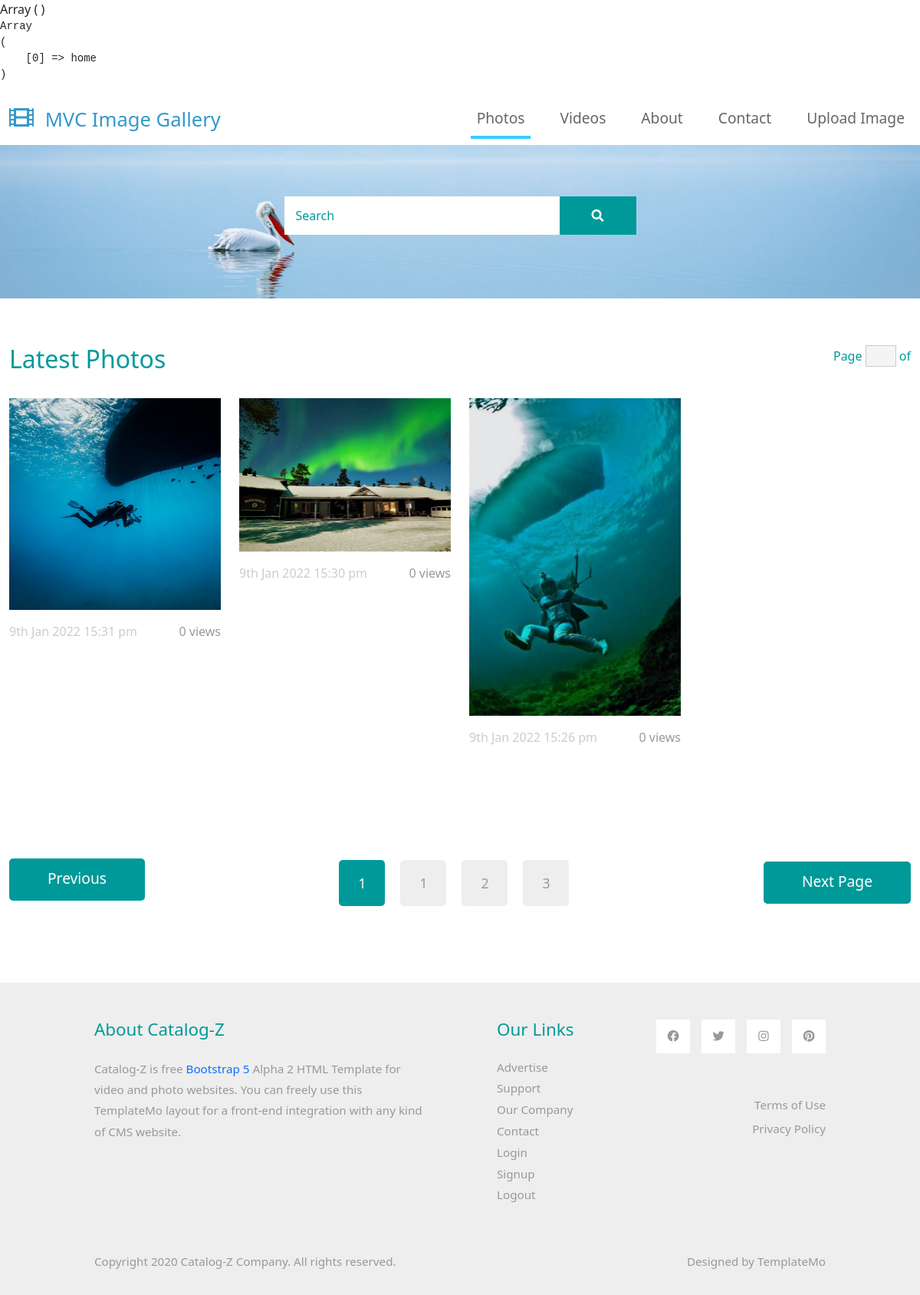
Before: / with the older database file.
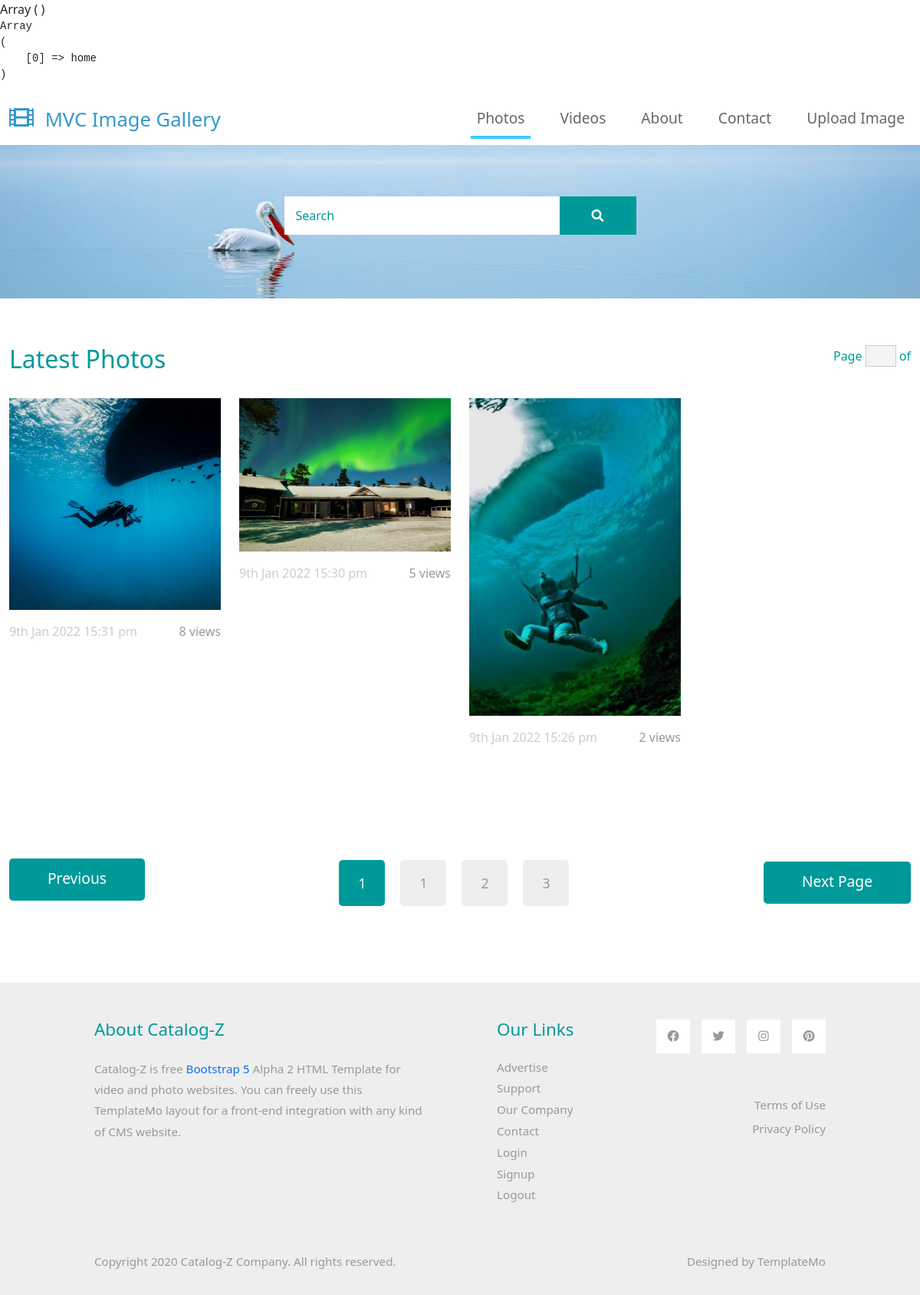
After: the same page with the newer database file.
### tables this page shows
CREATE TABLE `images` (
  `id` bigint(20) NOT NULL,
  `user_url` varchar(60) NOT NULL,
  `image` varchar(500) NOT NULL,
  `date` datetime NOT NULL,
  `views` int(11) NOT NULL,
  `url_address` varchar(60) NOT NULL,
  `title` varchar(100) NOT NULL
);

### public/index.php (called while the page is built, shortened)
<?php
$app = new App();
?>

### app/controllers/home.php (called while the page is built)
<?php
class Home extends Contoller{
    public function index(){
        $data['page_title'] = "Photos";
        $load_class = $this->loadModel("load_images");
        $data['images'] = $load_class->get_images();
        $this->view("image_gallery/index",$data);
    }
}
?>

### app/core/database.php (called while the page is built, shortened)
<?php
class Database
{
    public function db_connect(){
        try {
            $con_string = "mysql:host=localhost;port=3307;dbname=mvc_imagegallery_db;";
            return $db = new PDO($con_string,"root","");
        } catch (PDOException $e) {
            die($e->getMessage());
        }
    }
    public function read($query, $data = []){
        $db = $this->db_connect();
        $stmt = $db->prepare($query);
        if(count($data) >= 1){
            $check = $stmt->execute($data);
        }
        else{
            $stmt = $db->query($query);
            $check = 0;
            if($stmt){
                $check = 1;
            }
        }
        if($check){
            return $stmt->fetchAll(PDO::FETCH_OBJ);
        }
        return false;
    }
}
?>

### app/models/load_images.php (called while the page is built, shortened)
<?php
class Load_images{
    public $limit = 12;
    public function get_images($find = ''){
        $db = new Database();
        $page_number = isset($_GET['page']) ? (int)$_GET['page'] : 1;
        $offset = ($page_number -1) * $this->limit;
        if($find == ''){
            $query = "SELECT * FROM images order by id desc limit $this->limit offset $offset";
            return $db->read($query);
        }else{
            $find = esc($find);
            $query = "SELECT * FROM images WHERE title like '%$find%' order by id desc limit $this->limit offset $offset";
            return $db->read($query);
        }
    }
}
?>

### app/views/image_gallery/single_image.php (the view, shortened to what this page needs)
<div class="col-xl-3 col-lg-4 col-md-6 col-sm-6 col-12 mb-5">
                <figure class="effect-ming tm-video-item">
                    <img src="<?=ROOT . $data->image?>" alt="Image" class="img-fluid">
                    <figcaption class="d-flex align-items-center justify-content-center">
                    </figcaption>
                </figure>
                <div class="d-flex justify-content-between tm-text-gray">
                    <span class="tm-text-gray-light"><?= date('jS M Y H:i a ',strtotime($data->date)) ?></span>
                    <span> <?=$data->views?> views </span>
                </div>
</div>

### app/core/app.php (shortened to what this page needs)
<?php
class App{
    protected $method = "index";
    public  function __construct()
    {
        print_r($_GET);
        $url = $this->splitURL($_GET);
        if(file_exists("../app/controllers/". strtolower($url[0])  .".php")){
            unset($url[0]);
        }
        $this->controller = new $this->controller;
        $this->params = array_values($url);
        call_user_func_array([$this->controller,$this->method ],$this->params);
    }
    private function splitURL(){
        if(isset($_GET['url'])){
            $url = filter_var($_GET['url'],FILTER_SANITIZE_URL);
            $url = explode('/',$url);
            show($url);
            return $url;
        }else{
            $url = ["home"];
            show($url);
            return $url;
        }
    }
}
?>

### app/core/functions.php (shortened to what this page needs)
<?php
function show($stuff){
    echo "<pre>";
    print_r($stuff);
    echo "</pre>";
}
?>

### app/core/controller.php (shortened to what this page needs)
<?php
class Contoller
{
    public function view($view, $data = []){
        if(file_exists("../app/views/". strtolower($view)  .".php")){
            include "../app/views/". strtolower($view)  .".php";
        }
    }
}
?>

### app/views/image_gallery/header.php (shortened to what this page needs)
<!DOCTYPE html>
<html lang="en">
<head>
    <link rel="stylesheet" href="<?=ASSETS?>image_gallery/css/bootstrap.min.css">
    <link rel="stylesheet" href="<?=ASSETS?>image_gallery/fontawesome/css/all.min.css">
    <link rel="stylesheet" href="<?=ASSETS?>image_gallery/css/templatemo-style.css">
</head>
<body>
    <nav class="navbar navbar-expand-lg">
        <div class="container-fluid">
            <a class="navbar-brand" href="#">
                <i class="fas fa-film mr-2"></i>
                <?=WEBSITE_TITLE?>
            </a>
            <div class="collapse navbar-collapse" id="navbarSupportedContent">
            <ul class="navbar-nav ml-auto mb-2 mb-lg-0">
                <li class="nav-item">
                    <a class="nav-link nav-link-1 <?=$data['page_title'] == 'Photos' ?'active' : '' ?> >" aria-current="page" href="<?=ROOT?>index">Photos</a>
                </li>
                <li class="nav-item">
                    <a class="nav-link nav-link-2 <?=$data['page_title'] == 'Videos' ?'active' : '' ?> " href="<?=ROOT?>videos">Videos</a>
                </li>
                <li class="nav-item">
                    <a class="nav-link nav-link-3  <?=$data['page_title'] == 'About' ?'active' : '' ?> " href="<?=ROOT?>about">About</a>
                </li>
                <li class="nav-item">
                    <a class="nav-link nav-link-4 <?=$data['page_title'] == 'Contact' ?'active' : '' ?> " href="<?=ROOT?>contact">Contact</a>
                </li>
                <li class="nav-item">
                    <a class="nav-link nav-link-4 <?=$data['page_title'] == 'Upload Image' ?'active' : '' ?> " href="<?=ROOT?>upload/image">Upload Image</a>
                </li>
            </ul>
            </div>
        </div>
    </nav>

### app/views/image_gallery/index.php
<?php $this->view("image_gallery/header",$data); ?>
    <div class="tm-hero d-flex justify-content-center align-items-center" data-parallax="scroll" data-image-src="<?=ASSETS?>image_gallery/img/hero.jpg"  >
        <form class="d-flex tm-search-form" method="GET">
            <input class="form-control tm-search-input" name="find" type="search" placeholder="Search" aria-label="Search">
            <button class="btn btn-outline-success tm-search-btn" type="submit">
                <i class="fas fa-search"></i>
            </button>
        </form>
    </div>
    <div class="container-fluid tm-container-content tm-mt-60">
        <div class="row mb-4">
            <h2 class="col-6 tm-text-primary">
                Latest Photos
            </h2>
            <div class="col-6 d-flex justify-content-end align-items-center">
                <form action="" class="tm-text-primary">
                    Page <input type="text" value="<?=$data['page_current']?>" size="1" class="tm-input-paging tm-text-primary"> of <?=$data['page_total']?>
                </form>
            </div>
        </div>
        <div class="row tm-mb-90 tm-gallery">
            <?php
                if (is_array($data['images'])) {
                    foreach ($data['images'] as  $row) {
                        $this->view("image_gallery/single_image",$row);
                    }
                }
            ?>
        </div>
        <div class="row tm-mb-90">
            <div class="col-12 d-flex justify-content-between align-items-center tm-paging-col">
                <a href="<?php echo $data['previous_page']; ?>" class="btn btn-primary tm-btn-prev mb-2 ">Previous</a>
                <div class="tm-paging d-flex">
                    <a href="<?=$data['page_1']?>" class="active tm-paging-link">1</a>
                    <a href="<?=$data['page_2']?>" class="tm-paging-link"><?=($data['page_current'] + 1)?></a>
                    <a href="<?=$data['page_3']?>" class="tm-paging-link"><?=($data['page_current'] + 2)?></a>
                    <a href="<?=$data['page_4']?>" class="tm-paging-link"><?=($data['page_current'] + 3)?></a>
                </div>
                <a href="<?php echo $data['next_page']; ?>" class="btn btn-primary tm-btn-next">Next Page</a>
            </div>
        </div>
    </div>
    <?php $this->view("image_gallery/footer"); ?>

### app/views/image_gallery/footer.php (shortened to what this page needs)
    <footer class="tm-bg-gray pt-5 pb-3 tm-text-gray tm-footer">
            <div class="container-fluid tm-container-small">
                <div class="row">
                    <div class="col-lg-6 col-md-12 col-12 px-5 mb-5">
                        <h3 class="tm-text-primary mb-4 tm-footer-title">About Catalog-Z</h3>
                        <p>Catalog-Z is free <a rel="sponsored" href="https://v5.getbootstrap.com/">Bootstrap 5</a> Alpha 2 HTML Template for video and photo websites. You can freely use this TemplateMo layout for a front-end integration with any kind of CMS website.</p>
                    </div>
                    <div class="col-lg-3 col-md-6 col-sm-6 col-12 px-5 mb-5">
                        <h3 class="tm-text-primary mb-4 tm-footer-title">Our Links</h3>
                        <ul class="tm-footer-links pl-0">
                            <li><a href="#">Advertise</a></li>
                            <li><a href="#">Support</a></li>
                            <li><a href="#">Our Company</a></li>
                            <li><a href="#">Contact</a></li>
                            <li><a href="<?=ROOT."login"?>">Login</a></li>
                            <li><a href="<?=ROOT."signup"?>">Signup</a></li>
                            <li><a href="<?=ROOT."logout"?>">Logout</a></li>
                        </ul>
                    </div>
                    <div class="col-lg-3 col-md-6 col-sm-6 col-12 px-5 mb-5">
                        <ul class="tm-social-links d-flex justify-content-end pl-0 mb-5">
                            <li class="mb-2"><a href="https://facebook.com"><i class="fab fa-facebook"></i></a></li>
                            <li class="mb-2"><a href="https://twitter.com"><i class="fab fa-twitter"></i></a></li>
                            <li class="mb-2"><a href="https://instagram.com"><i class="fab fa-instagram"></i></a></li>
                            <li class="mb-2"><a href="https://pinterest.com"><i class="fab fa-pinterest"></i></a></li>
                        </ul>
                        <a href="#" class="tm-text-gray text-right d-block mb-2">Terms of Use</a>
                        <a href="#" class="tm-text-gray text-right d-block">Privacy Policy</a>
                    </div>
                </div>
                <div class="row">
                    <div class="col-lg-8 col-md-7 col-12 px-5 mb-3">
                        Copyright 2020 Catalog-Z Company. All rights reserved.
                    </div>
                    <div class="col-lg-4 col-md-5 col-12 px-5 text-right">
                        Designed by <a href="https://templatemo.com" class="tm-text-gray" rel="sponsored" target="_parent">TemplateMo</a>
                    </div>
                </div>
            </div>
        </footer>
    </body>
</html>

### app/public/assets/image_gallery/css/templatemo-style.css (style rules this page uses)
p { line-height: 1.8; }
a { text-decoration: none; transition: all 0.3s ease; }
.container-fluid { max-width: 1770px; }
.tm-container-small { max-width: 1050px; }
.btn { border-radius: 0; }
.btn-primary { background-color: #009999; border: 0; border-radius: 5px; padding: 12px 50px 14px; font-size: 1.2rem; }
.form-control { padding: 10px 20px; width: 100%; height: auto; }
.navbar-brand { color: #3399CC; font-size: 1.6rem; }
.navbar-brand i { font-size: 2rem; }
.tm-hero { min-height: 200px; background: transparent; }
.tm-mt-60 { margin-top: 60px; }
.tm-mb-90 { margin-bottom: 90px; }
.tm-text-primary { color: #009999; }
.tm-bg-gray { background-color: #EEEEEE; }
.tm-input-paging { width: 40px; border-radius: 0; border: 1px solid #CCCCCC; background: #f4f4f4; text-align: center; }
.nav-item { margin-right: 30px; }
.nav-item:last-child { margin-right: 0; }
.nav-link { color: #666666; border-bottom: 4px solid transparent; font-size: 1.2rem; }
.nav-link-1.active, .nav-link-1:hover { border-color: #33CCFF; }
.tm-search-input { width: 360px; border-radius: 0; padding: 12px 15px; color: #009999; border: none; }
.tm-search-input::placeholder { color: #009999; opacity: 1; }
.tm-search-btn { color: white; background-color: #009999; border: none; width: 100px; height: 50px; margin-left: -1px; }
p, .tm-text-gray { color: #999; }
.tm-text-gray-light { color: #CCC; }
.tm-video-item { position: relative; overflow: hidden; text-align: center; cursor: pointer; }
.tm-video-item img { position: relative; display: block; min-height: 100%; max-width: 100%; opacity: 0.8; }
.tm-video-item figcaption { padding: 2em; color: #fff; text-transform: uppercase; font-size: 1.25em; -webkit-backface-visibility: hidden; backface-visibility: hidden; }
.tm-video-item figcaption::before, .tm-video-item figcaption::after { pointer-events: none; }
.tm-video-item figcaption, .tm-video-item figcaption > a { position: absolute; top: 0; left: 0; width: 100%; height: 100%; }
.tm-paging-link { display: flex; justify-content: center; align-items: center; width: 60px; height: 60px; font-size: 1.1rem; color: #999; background-color: #EEEEEE; margin: 10px; border-radius: 5px; text-decoration: none; transition: all 0.3s ease; }
.tm-paging-link:hover, .tm-paging-link.active { background-color: #009999; color: #fff; }
figure.effect-ming { background: #030c17; }
figure.effect-ming img { opacity: 0.9; -webkit-transition: opacity 0.35s; transition: opacity 0.35s; }
figure.effect-ming figcaption::before { position: absolute; top: 30px; right: 30px; bottom: 30px; left: 30px; border: 2px solid #fff; box-shadow: 0 0 0 30px rgba(255,255,255,0.2); content: ''; opacity: 0; -webkit-transition: opacity 0.35s, -webkit-transform 0.35s; transition: opacity 0.35s, transform 0.35s; -webkit-transform: scale3d(1.4,1.4,1); transform: scale3d(1.4,1.4,1); }
.tm-footer-links li { list-style: none; margin-bottom: 5px; }
.tm-footer-links li a { color: #999999; }
.tm-social-links li { list-style: none; margin-right: 15px; }
.tm-social-links li:last-child { margin-right: 0; }
.tm-social-links li a { color: #999999; width: 44px; height: 44px; display: flex; background-color: #fff; align-items: center; justify-content: center; }
.tm-footer { font-size: 0.95rem; }
.tm-footer-title { font-size: 1.4rem; }
.form-control, input:-internal-autofill-selected, select:not([multiple]) { color: #009999 !important; }
.form-control::placeholder { color: #009999; opacity: 1; }

Changed rows visible on the page:
changed images "9th Jan 2022 15:31 pm": views "0" → "8"
changed images "9th Jan 2022 15:30 pm": views "0" → "5"
changed images "9th Jan 2022 15:26 pm": views "0" → "2"
